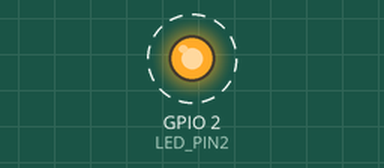
This sketch was run on a simulated ESP32. Parts: output pins drawn as LEDs (lit = HIGH). Dashed ring = blinking.

Above: at 0.1 s.
Timing chart, 0 to 3.0 s (numbered marks = the images above):
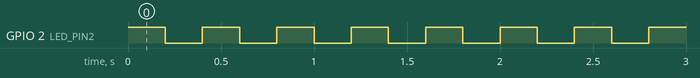

The sketch:

LED_ESP32.ino
```cpp
#define LED_PIN2 2  // Definir el pin donde está conectado el LED

void setup() {
  pinMode(LED_PIN2, OUTPUT); // Configurar el pin como salida
}

void loop() {
  digitalWrite(LED_PIN2, HIGH); // Encender el LED
  delay(200);                  // Esperar 1 segundo
  digitalWrite(LED_PIN2, LOW);  // Apagar el LED
  delay(200);                  // Esperar 1 segundo
}
```

Measured:
- by itself, GPIO 2 (LED_PIN2): alternates HIGH for 0.20 s and LOW for 0.20 s
